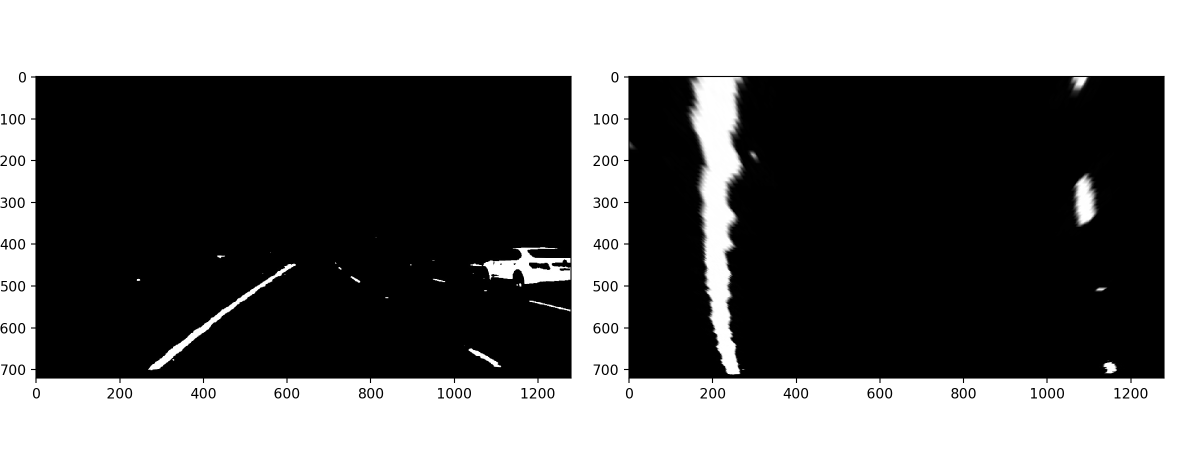
#> input picture writeup_images/warped.png, 2400 x 900 px (shown at 1/2 size)
$ python -i debug-movie.py   (imports and definitions only)   (older library calls are emulated)
#> lines starting #> are read from the running program, lines starting #| are printed output that depends on the picture
### project_data.py
def getVideoData(video_input):

#> further down, picture is the input picture: shape (900, 2400, 3); min 0, max 255, mean 106.2
    VIDEO_DATA = {}
    VIDEO_DATA['project_video.mp4'] = {}
    VIDEO_DATA['challenge_video.mp4'] = {}
    VIDEO_DATA['harder_challenge_video.mp4'] = {}


    # PROJECT VIDEO
    VIDEO_DATA['project_video.mp4']['ROI_POINTS'] = [(0.13516, 0.94444), (0.43906, 0.59028), (0.57266, 0.59028), (1.0, 0.94444)]
    VIDEO_DATA['project_video.mp4']['TRANSFORM_SRC_POINTS'] = [(0.23828, 0.98611), (0.46563, 0.6375), (0.56406, 0.6375), (0.95312, 0.98611)]
    VIDEO_DATA['project_video.mp4']['BRIGHTNESS_THRESHOLD'] = 100

    VIDEO_DATA['project_video.mp4']['L_THRESHOLD_LC']  = (118, 255)
    VIDEO_DATA['project_video.mp4']['B_THRESHOLD_LC']  = (159, 255)
    VIDEO_DATA['project_video.mp4']['L_THRESHOLD']     = (199, 255)
    VIDEO_DATA['project_video.mp4']['B_THRESHOLD']     = (159, 255)


    # CHALLENGE VIDEO
    VIDEO_DATA['challenge_video.mp4']['ROI_POINTS'] = [(0.15625, 0.92917), (0.51016, 0.63194), (0.57344, 0.63194), (0.92266, 0.92917)]
    VIDEO_DATA['challenge_video.mp4']['TRANSFORM_SRC_POINTS'] = [(0.18672, 1.0), (0.47813, 0.65972), (0.57422, 0.65972), (0.89766, 1.0)]
    VIDEO_DATA['challenge_video.mp4']['BRIGHTNESS_THRESHOLD'] = 75

    VIDEO_DATA['challenge_video.mp4']['L_THRESHOLD_LC'] = (176, 255)
    VIDEO_DATA['challenge_video.mp4']['B_THRESHOLD_LC'] = (131, 255)
    VIDEO_DATA['challenge_video.mp4']['L_THRESHOLD']    = (175, 255)
    VIDEO_DATA['challenge_video.mp4']['B_THRESHOLD']    = (144, 255)

    # HARDER_CHALLENGE VIDEO
    VIDEO_DATA['harder_challenge_video.mp4']['TRANSFORM_SRC_POINTS'] = [(0.0, 0.91528), (0.27031, 0.73472), (0.73984, 0.73472), (1.0, 0.91528)]
    VIDEO_DATA['harder_challenge_video.mp4']['ROI_POINTS'] = [(0.12656, 0.93333), (0.29453, 0.60278), (1.0, 0.60278), (1.0, 0.93333)]
    VIDEO_DATA['harder_challenge_video.mp4']['BRIGHTNESS_THRESHOLD'] = 100
    VIDEO_DATA['harder_challenge_video.mp4']['L_THRESHOLD_LC'] = (125, 255)
    VIDEO_DATA['harder_challenge_video.mp4']['B_THRESHOLD_LC'] = (138, 255)
    VIDEO_DATA['harder_challenge_video.mp4']['L_THRESHOLD']    = (224, 255)
    VIDEO_DATA['harder_challenge_video.mp4']['B_THRESHOLD']    = (172, 255)

    #
    # if the video data is not available use
    # 'project_video.mp4' as default
    #
    if video_input in VIDEO_DATA:
        return VIDEO_DATA[video_input]
    else:
        return VIDEO_DATA['project_video.mp4']

### debug-movie.py
import os
import cv2
import numpy as np
import matplotlib.pyplot as plt
import matplotlib.image as mpimg
from moviepy.editor import VideoFileClip
from enum import Enum
import project_data

#
# The Frames list and a number
# for keeping a frame count.
#
FRAMES = []
frame_number = -1

#
# Meters per pixel are used when converting from
# pixel to world space when measuring curvature and
# offset from the center of the lane.
#
METERS_PER_PIXEL_X = 3.7/700
METERS_PER_PIXEL_Y = 30/720

#
# Lane line polynomial coefficients are averaged
# over X frames
#
AVERAGE_OVER_X_FRAMES = 5

#
# Lines with less pixel will be invalidated
#
MIN_PIXELS_FOR_VALID_LINE = 3000

#
# A change of slope of this amount over the polynomial
# will invalidate the line
#
SLOPE_TOLERANCE = 1.2

#
# Perspective transform matrix and inverse
#
M = None
M_inv = None


#
# Side enum.
# used for specifying a side of
# the lane to a line.
#
class Side(Enum):
    LEFT = 0
    RIGHT = 1

#
# the Frame class.
#
#   Packages the frame number of the video along with both of the
# detected lane lines.
#
class Frame():
    # [4 lines left out: function __init__, not called in this run]
#
# the Line class
#
#  Houses the polynomial and pixel values associated with a lane line
#  and provides operations on a lane line.
#
class Line:
    # [177 lines left out: functions __init__, isValid, getLowestLinePoint, measure_offset, getLastValidLines, getPerspectiveTransform and 1 more, not called in this run]

def f0ooo_threshold_image(img):

    blur = cv2.GaussianBlur(img, (5, 5), 0)

    #
    #
    # convert to LUV color space and threshold the l values.
    #
    luv = cv2.cvtColor(blur, cv2.COLOR_RGB2LUV)
#> luv: shape (900, 2400, 3); mean of channels 0, 1, 2 106.3, 96, 136
    l = luv[:, :, 0]
    sobell = cv2.Sobel(l, cv2.CV_64F, 1, 0)
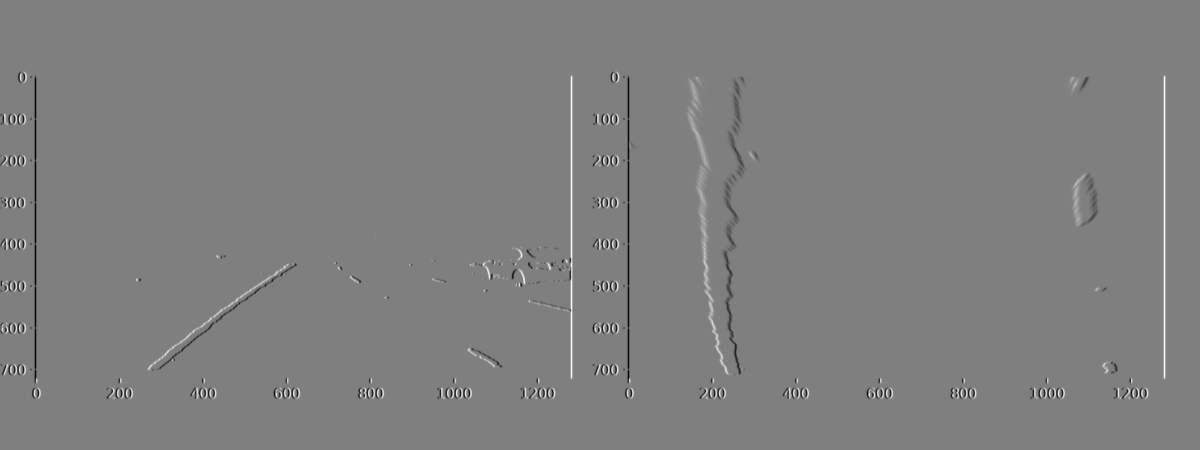
#> sobell: shape (900, 2400) float64 (shown at 1/2 size); min -673, max 671, mean 0; drawn with min black and max white
    abs_sobell = np.absolute(sobell)
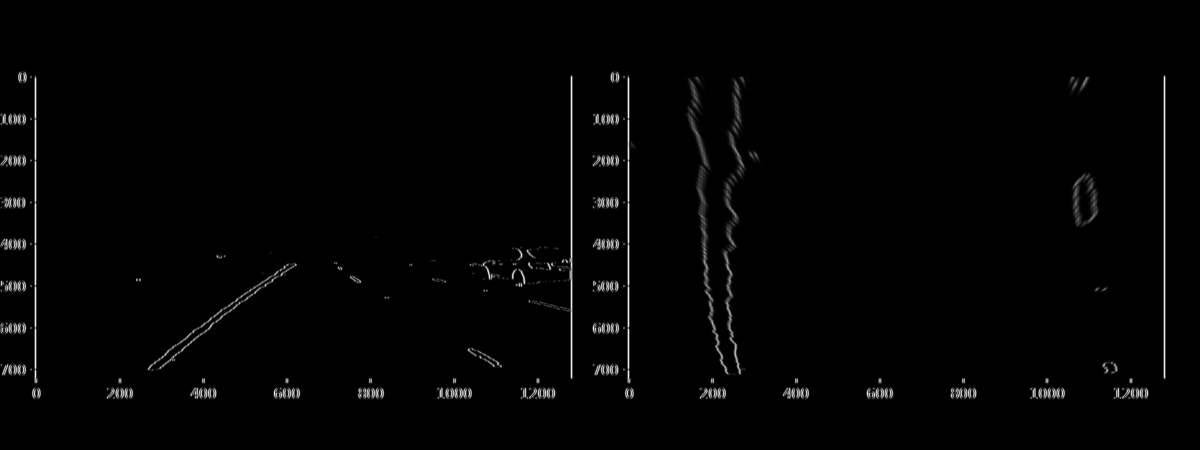
#> abs_sobell: shape (900, 2400) float64 (shown at 1/2 size); min 0, max 673, mean 8.3; drawn with min black and max white
    scaled_sobell = np.uint8(255 * abs_sobell / np.max(abs_sobell))
    lbinary = np.zeros_like(scaled_sobell)
#> (the run stopped early here; a loop or call above may not have finished)
